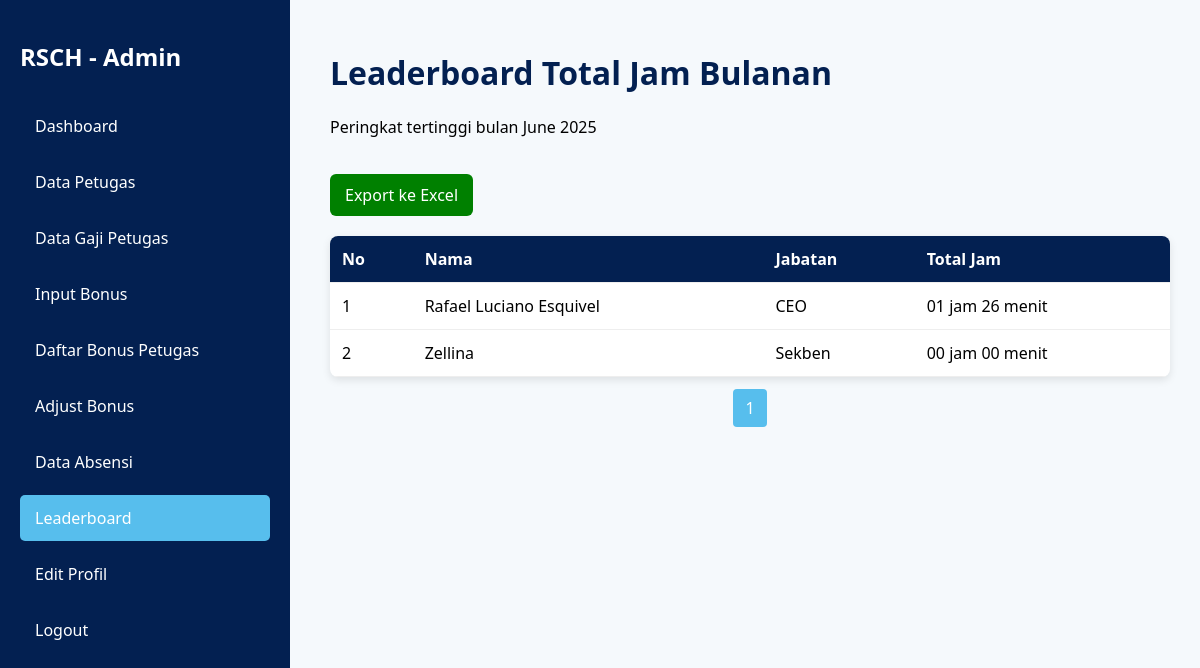
The app's page /db_rsch/admin/leaderboard.php (signed in) with its own data.
### tables this page shows
CREATE TABLE `users` (
  `id` int(11) NOT NULL,
  `username` varchar(50) NOT NULL,
  `password` varchar(255) NOT NULL,
  `nama` varchar(50) NOT NULL,
  `jabatan` varchar(50) NOT NULL,
  `role` enum('admin','paramedis','superuser') NOT NULL,
  `no_telepon` varchar(20) DEFAULT NULL,
  `steam_hex` varchar(50) DEFAULT NULL,
  `created_at` timestamp NOT NULL DEFAULT current_timestamp(),
  `id_petugas` varchar(10) NOT NULL
);

### db_rsch/admin/leaderboard.php (the view, shortened to what this page needs)
<?php
require '../includes/koneksi.php';
$bulan = date('m');
$tahun = date('Y');
$limit = 20;
$page = isset($_GET['page']) ? (int)$_GET['page'] : 1;
$offset = ($page - 1) * $limit;
$count_sql = "
SELECT COUNT(DISTINCT u.id) AS total
FROM users u
LEFT JOIN absensi a
    ON u.id = a.id_user AND MONTH(a.tanggal) = ? AND YEAR(a.tanggal) = ?
WHERE u.role = 'paramedis'";
$count_stmt = $koneksi->prepare($count_sql);
$count_stmt->bind_param('ii', $bulan, $tahun);
$count_stmt->execute();
$count_result = $count_stmt->get_result();
$total_users = $count_result->fetch_assoc()['total'];
$total_pages = ceil($total_users / $limit);
$sql = "
SELECT u.id, u.nama, u.jabatan, SUM(a.total_jam) AS total_jam
FROM users u
LEFT JOIN absensi a
    ON u.id = a.id_user AND MONTH(a.tanggal) = ? AND YEAR(a.tanggal) = ?
WHERE u.role = 'paramedis'
GROUP BY u.id
ORDER BY total_jam DESC
LIMIT ? OFFSET ?";
$stmt = $koneksi->prepare($sql);
$stmt->bind_param('iiii', $bulan, $tahun, $limit, $offset);
$stmt->execute();
$result = $stmt->get_result();
function formatJamMenit($totalJam) {
    $jam = floor($totalJam);
    $menit = round(($totalJam - $jam) * 60);
    return sprintf("%02d jam %02d menit", $jam, $menit);
}
?>
<!DOCTYPE html>
<html lang="id">
<head>
</head>
<body>
<div class="sidebar">
  <h2>RSCH - Admin</h2>
  <nav>
    <a href="dashboard.php">Dashboard</a>
        <a href="petugas.php">Data Petugas</a>
        <a href="gaji.php">Data Gaji Petugas</a>
        <a href="input_bonus.php">Input Bonus</a>
        <a href="daftar_bonus.php">Daftar Bonus Petugas</a>
        <a href="pengaturan_bonus.php">Adjust Bonus</a>
        <a href="absensi.php">Data Absensi</a>
        <a href="leaderboard.php"class="active">Leaderboard</a>
        <a href="profile.php">Edit Profil</a>
        <a href="../logout.php">Logout</a>
  </nav>
  </div>
<div class="main-content">
  <header>
    <h1>Leaderboard Total Jam Bulanan</h1>
    <p>Peringkat tertinggi bulan <?= date('F Y') ?></p>
  </header>
  <a href="export_leaderboard.php" class="export-btn">Export ke Excel</a>
  <table>
    <thead>
      <tr>
        <th>No</th>
        <th>Nama</th>
        <th>Jabatan</th>
        <th>Total Jam</th>
      </tr>
    </thead>
    <tbody>
      <?php if ($result->num_rows == 0): ?>
        <tr><td colspan="4" style="text-align:center;">Tidak ada data</td></tr>
      <?php else: ?>
        <?php $no = $offset + 1; ?>
        <?php while ($row = $result->fetch_assoc()): ?>
          <tr>
            <td><?= $no++ ?></td>
            <td><?= htmlspecialchars($row['nama']) ?></td>
            <td><?= htmlspecialchars($row['jabatan']) ?></td>
            <td><?= formatJamMenit($row['total_jam'] ?? 0) ?></td>
          </tr>
        <?php endwhile; ?>
      <?php endif; ?>
    </tbody>
  </table>
  <div class="pagination">
    <?php for ($i = 1; $i <= $total_pages; $i++): ?>
      <a href="?page=<?= $i ?>" class="<?= $i == $page ? 'active' : '' ?>"><?= $i ?></a>
    <?php endfor; ?>
  </div>
</div>
</body>
</html>

### db_rsch/admin/leaderboard.php (style rules this page uses)
body { margin: 0; font-family: 'Segoe UI', Tahoma, Geneva, Verdana, sans-serif; background: #f5f9fc; }
.sidebar { width: 250px; background-color: rgb(3, 32, 81); height: 100vh; position: fixed; top: 0; left: 0; padding: 20px; color: white; }
.sidebar h2 { margin-bottom: 30px; }
.sidebar nav a { display: block; color: white; padding: 12px 15px; margin-bottom: 10px; border-radius: 5px; text-decoration: none; }
.sidebar nav a:hover, .sidebar nav a.active { background-color: rgb(87, 190, 237); }
.main-content { margin-left: 300px; padding: 30px; }
header h1 { color: rgb(3, 32, 81); }
table { width: 100%; background: white; border-collapse: collapse; margin-top: 20px; border-radius: 8px; overflow: hidden; box-shadow: 0 3px 8px rgba(0,0,0,0.1); }
thead { background-color: rgb(3, 32, 81); color: white; }
th, td { padding: 12px; text-align: left; border-bottom: 1px solid #eee; }
.pagination { margin-top: 20px; text-align: center; }
.pagination a { margin: 0 5px; text-decoration: none; background-color: rgb(3, 32, 81); color: white; padding: 8px 12px; border-radius: 4px; }
.pagination a.active { background-color: rgb(87, 190, 237); }
.export-btn { display: inline-block; margin-top: 20px; padding: 10px 15px; background: green; color: white; text-decoration: none; border-radius: 6px; }

### records on screen
users: nama "Rafael Luciano Esquivel", jabatan "CEO", total_jam "01 jam 26 menit"
users: nama "Zellina", jabatan "Sekben", total_jam "00 jam 00 menit"
